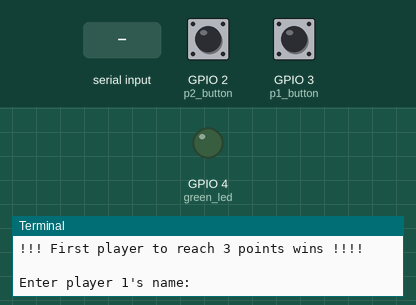
The program below on a simulated Raspberry Pi (BCM pin numbers). Parts: output pins drawn as LEDs (lit = HIGH), the last lines printed to the terminal. Inputs (shaded band) come from the test bench; at power-on: GPIO 2 (p2_button) HIGH, GPIO 3 (p1_button) HIGH. Random numbers come from a fixed seed.

Above: at 1.2 s.
1.3 s: "1" typed at the terminal, then Enter
2.8 s: "0" typed at the terminal, then Enter
At 6.5 s:
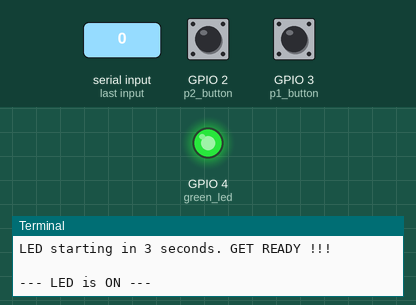
Timing chart, 0 to 8.8 s (numbered marks = the images above; inputs shaded):
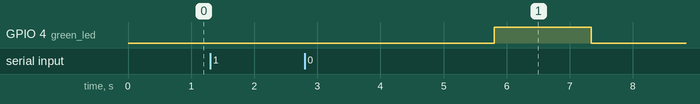

The program:

quick_reaction_game_advanced.py
```python
from gpiozero import LED, Button
from time import sleep
from random import uniform
from signal import pause
from sys import exit

# Initializing the game
print("========== WELCOME TO THE REFLEX GAME ==========\n")
print("!!! First player to reach 3 points wins !!!! \n")

# Take inputs
p1 = input("Enter player 1's name: ")
p2 = input("Enter player 2's name: ")
print("\n")

# Initialize scores
p1_score, p2_score = 0, 0

# Function to print the scoreboard each time
def print_scoreboard(p1_score, p2_score):
    print("----- SCOREBOARD -----")
    print(f"{p1}: {p1_score}")
    print(f"{p2}: {p2_score}")
    print("\n")

# Initializing the components and the pins
green_led = LED(4)
p1_button = Button(3)
p2_button = Button(2)

print_scoreboard(p1_score, p2_score)

# Initialize lockout flag
lockout = False

def led_on():
    global lockout
    print("LED starting in 3 seconds. GET READY !!! \n")
    sleep(3)
    print("--- LED is ON ---")
    green_led.on()
    sleep(uniform(1, 5))
    green_led.off()
    print("--- LED is OFF ---\n")
    lockout = False  # Reset lockout after LED cycle

def pressed(button):
    global p1_score, p2_score, lockout
    if lockout:
        return  # Exit function if lockout is active

    lockout = True  # Set lockout to prevent simultaneous scoring

    if button.pin.number == 3:
        print(f"{p1} scored !!!!\n")
        p1_score += 1
    else:
        print(f"{p2} scored !!!!\n")
        p2_score += 1
    print_scoreboard(p1_score, p2_score)

    if p1_score == 3:
        print(f"🏆🏆🏆🏆🏆 {p1} won the game 🏆🏆🏆🏆🏆")
        exit(0)
    elif p2_score == 3:
        print(f"🏆🏆🏆🏆🏆 {p2} won the game 🏆🏆🏆🏆🏆")
        exit(0)

    led_on()

led_on()
p2_button.when_pressed = pressed
p1_button.when_pressed = pressed


pause()
```

Measured:
- after the input at 2.8 s, GPIO 4 (green_led): LOW → HIGH after 3.0 s, → LOW 1.5 s later
